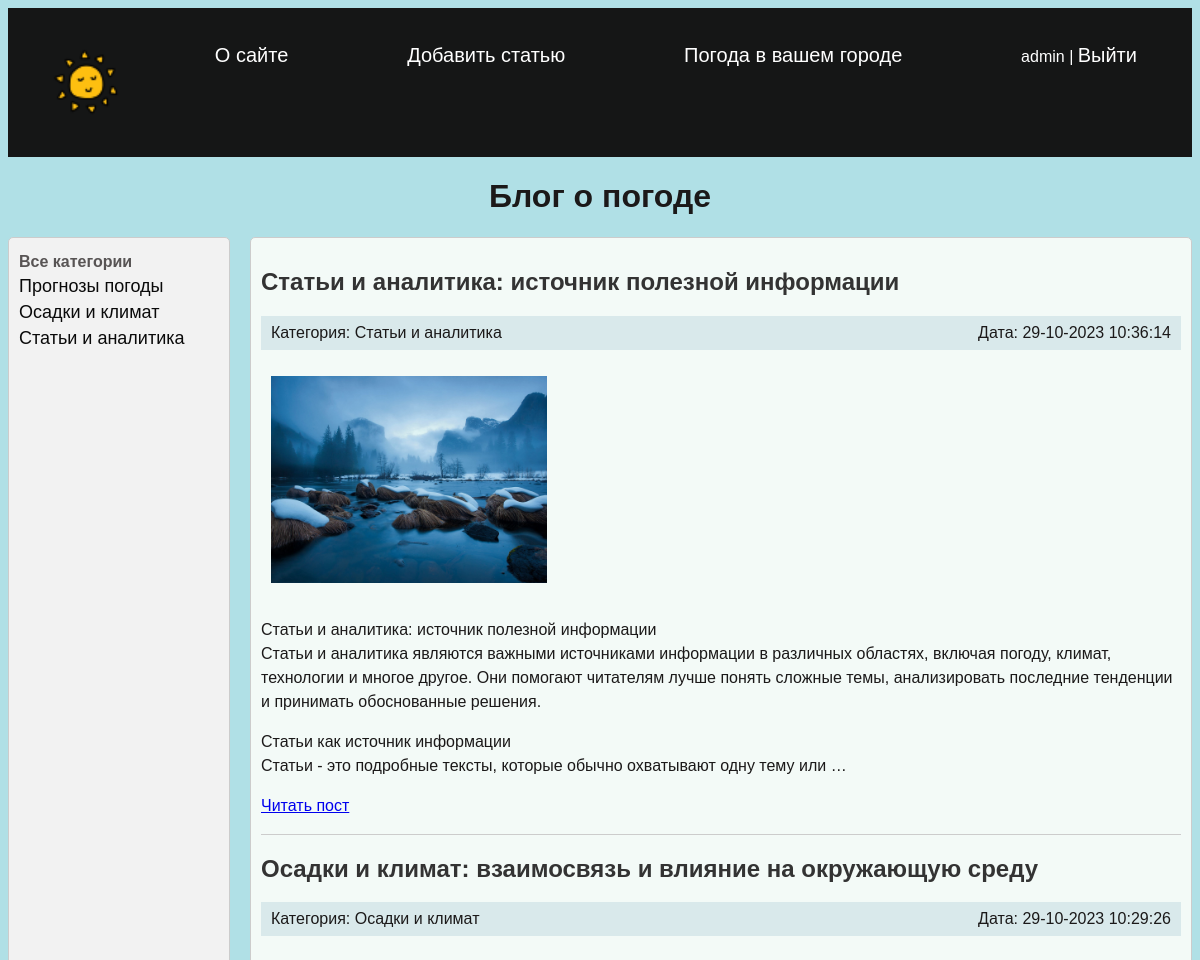
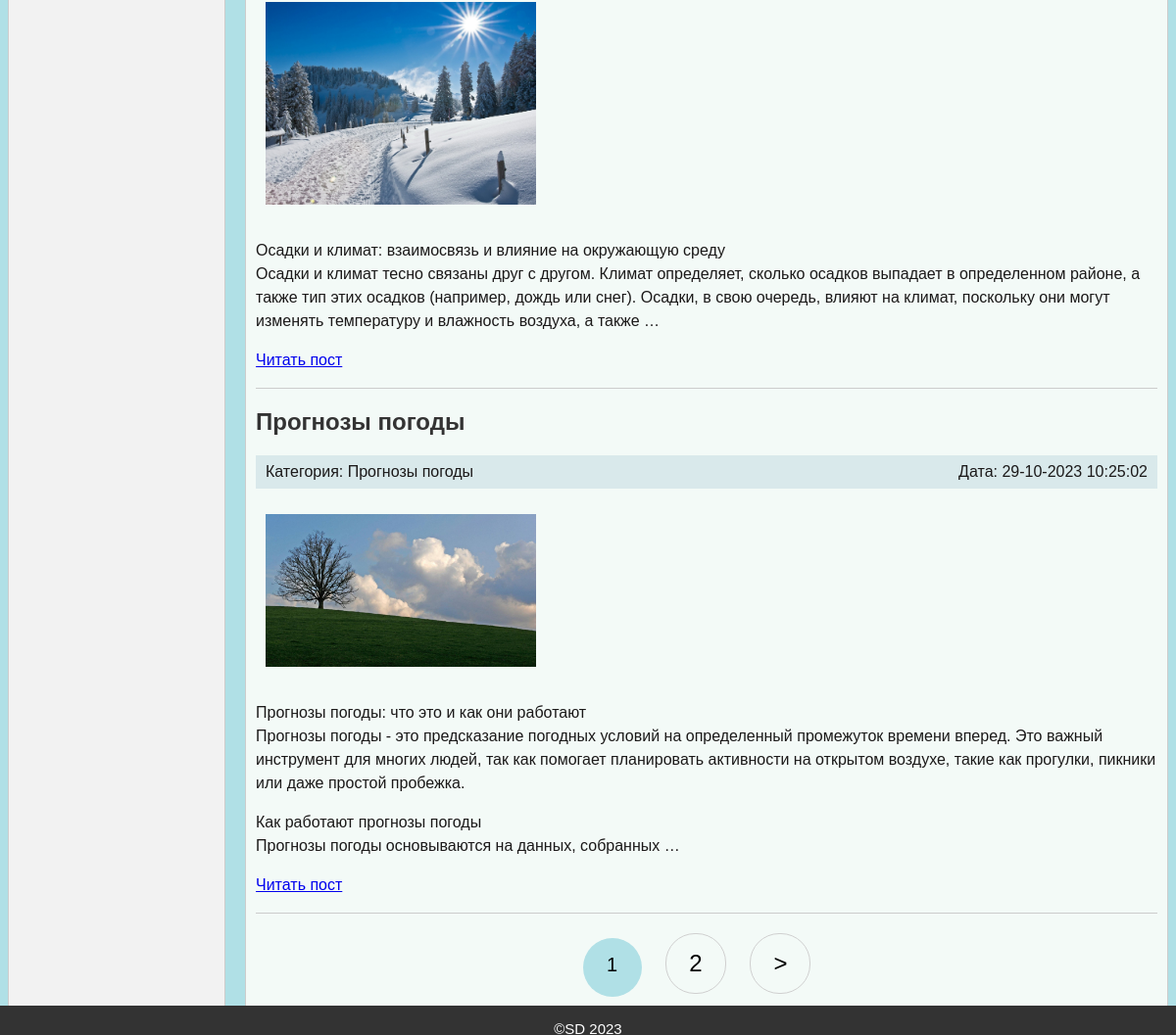
The app's page / (signed in) with its own data (2 pictures, top to bottom).
### blog/models.py (models this page shows, shortened)
class Category(models.Model):
    name = models.CharField(max_length=100, db_index=True)
    slug = models.SlugField(max_length=255, unique=True, db_index=True, verbose_name="URL")
    def __str__(self):
        return self.name
    def get_absolute_url(self):
        return reverse('category', kwargs={'cat_id': self.pk})

class Blog(models.Model):
    title = models.CharField(max_length=255)
    slug = models.SlugField(max_length=255, unique=True, db_index=True, verbose_name="URL")
    content = models.TextField(blank=False)
    photo = models.ImageField(upload_to='blog_images/')
    time_create = models.DateTimeField(auto_now_add=True)
    time_update = models.DateTimeField(auto_now=True)
    is_published = models.BooleanField(default=True)
    cat = models.ForeignKey('Category', on_delete=models.PROTECT, null=True)
    def get_absolute_url(self):
        return reverse('post', kwargs={'post_slug': self.slug})

### blog/views.py (the view)
# urls.py: path('', IndexView.as_view(), name='home'),
class IndexView(DataMixin, ListView):
    model = Blog
    template_name = 'blog/index.html'
    context_object_name = 'posts'
    ordering = ['-time_create']
    def get_queryset(self):
        return Blog.objects.filter(is_published=True).order_by('-time_create')
    def get_context_data(self, **kwargs):
        context = super().get_context_data(**kwargs)
        context['cats'] = Category.objects.all()
        user_menu = get_user_context()['menu']
        user_menu.pop(0)
        context['menu'] = user_menu
        context['title'] = 'Главная страница'
        context['cat_selected'] = 0
        return context

### blog/utils.py (called while the page is built)
def get_user_context():
    return {
        'menu': [
            {'title': "Главная", 'url_name': 'home'},
            {'title': "О сайте", 'url_name': 'about'},
            {'title': "Добавить статью", 'url_name': 'add_page'},
            {'title': "Погода в вашем городе", 'url_name': 'weather'},
        ]
    }

### blog/templates/blog/index.html (shortened to what this page needs)
{% extends 'blog/base.html' %}
{% block content %}
<ul class="list-articles">
    {% for p in posts %}
            <h2>{{p.title}}</h2>
            <div class="article-panel">
                <p class="first">Категория: {{p.cat}}</p>
                <p class="last">Дата: {{p.time_update|date:"d-m-Y H:i:s"}}</p>
            </div>
	        {% if p.photo %}
                <p><img class="img-article-left thumb" src="{{p.photo.url}}"></p>
            {% endif %}
			<li>
            {% autoescape on %}
            {{p.content|linebreaks|truncatewords:50}}
            {% endautoescape %}
            <p class="link-read-post"><a href="{{ p.get_absolute_url }}">Читать пост</a></p>
        </li>
    {% endfor %}
</ul>
{% endblock %}

### blog/templates/blog/base.html (shortened to what this page needs)
{% load static %}
<!DOCTYPE html>
<html>
<head>
    <link rel="stylesheet" href="{% static 'css/style.css' %}">
</head>
<body>
    <div class="header">
        <div class="wrap">
            {% block mainmenu %}
            <div class="header">
                <ul id="mainmenu" class="mainmenu">
                <li class="logo"><a href="{% url 'home' %}"><img src="{% static 'blog/logovaz.png' %}" alt=""><div class="logo"></div></a></li>
    {% for m in menu %}
                <li><a href="{% url m.url_name %}">{{m.title}}</a></li>
    {% endfor %}
                    {% if user.is_authenticated %}
                    <li class="last"> {{user.username}} | <a href="{% url 'logout' %}">Выйти</a></li>
                    {% else %}
                        <li class="last"><a href="{% url 'register' %}">Регистрация </a>| <a href="{% url 'login' %}">Войти</a></li>
                    {% endif %}
                    </ul>
            </div>
    {% endblock mainmenu %}
        </div>
    </div>
    <h1>Блог о погоде</h1>
    <div class="content-wrap">
        <div class="sidebar">
            {% if cat_selected == 0 %}
                <li class="selected">Все категории</li>
            {% else %}
                <li><a href="{% url 'home' %}">Все категории</a></li>
            {% endif %}
            {% for c in cats %}
                {% if c.pk == cat_selected %}
                    <li class="selected">{{c.name}}</li>
                {% else %}
                    <li><a href="{{ c.get_absolute_url }}">{{c.name}}</a></li>
                {% endif %}
            {% endfor %}
        </div>
        <div class="blogs">
            {% block content %}
            {% endblock %}
            {%if page_obj.has_other_pages %}
<nav class="list-pages">
    <ul>
        {% for p in paginator.page_range %}
        {% if page_obj.number == p %}
        <li class="page-num page-num-selected">{{ p }}</li>
        {% elif p >= page_obj.number|add:-2 and p <= page_obj.number|add:2 %}
        <li class="page-num">
            <a href="?page={{ p }}">{{p}}</a>
        </li>
        {% endif %}
        {% endfor %}
        {% if page_obj.has_next %}
        <li class="page-num">
            <a href="?page={{ page_obj.next_page_number }}">&gt;</a>
        </li>
        {% endif %}
    </ul>
</nav>
{% endif %}
        </div>
    </div>
<tr><td valign=top>
	<div class="footer">
		<p>&copy;SD 2023 </p>
	</div>
</td></tr></table>
</body>
</html>

### blog/static/css/style.css (style rules this page uses)
body { font-family: Arial, sans-serif; background-color: powderblue; color: rgb(88, 84, 84); }
.header { background-color: rgb(21, 22, 22); color: #fff; padding: 10px; }
.wrap { max-width: 1200px; margin: 0 auto; padding: 0 20px; }
.mainmenu { list-style: none; padding: 0; display: flex; justify-content: space-between; }
.mainmenu li { display: inline-block; margin-right: 15px; }
.mainmenu li a { font-size: 20px; color: #fff; text-decoration: none; }
h1 { text-align: center; color: rgb(27, 25, 25); }
.content-wrap { display: flex; }
.sidebar { background-color: #f2f2f2; padding: 10px; border: 1px solid #ccc; border-radius: 5px; flex: 0 0 200px; margin-right: 20px; }
.sidebar li { list-style-type: none; margin: 5px 0; }
.sidebar li.selected { font-weight: bold; background-color: #f2f2f2; }
.sidebar a { font-size: 18px; text-decoration: none; color: rgb(10, 10, 10); }
.blogs { flex: 1; background-color: rgb(243, 250, 247); padding: 10px; border: 1px solid #ccc; border-radius: 5px; }
.blogs h2 { color: #333; }
.blogs p { color: rgb(27, 25, 25); line-height: 1.5; }
.img-article-left { width: 30%; margin: 10px; padding-bottom: 2px; }
.footer { background-color: #333; color: #fff; font-size: 15px; text-align: center; padding: 0; position: fixed; left: 0; bottom: 0; height: 30px; width: 100%; box-sizing: border-box; }
.logo img { width: 150%; height: auto; }
div.article-panel { background-color: #d9e9eb; padding: 5px 10px 5px 10px; box-sizing: border-box; overflow: hidden; color: #555; }
div.article-panel p.first { margin: 0; float: left; }
div.article-panel p.last { margin: 0; float: right; }
ul.list-articles { list-style: none; margin: 0; padding: 0; }
ul.list-articles li { border-bottom: 1px solid rgb(204, 204, 204); }
.list-pages { text-align: center; margin: 0 0 20px 0; }
.list-pages ul { margin: 20px 0 0 0; padding: 0; list-style: none; }
.list-pages ul li { display: inline-block; margin: 0 20px 0 0; }
.list-pages a { color: #000; font-size: 24px; text-decoration: none; }
.list-pages .page-num, .page-num-selected { display: inline-block; width: 60px; height: 44px; padding: 16px 0 0 0; border: 1px solid #d0d0d0; border-radius: 30px; }
.list-pages .page-num-selected { border: none; color: #000; font-size: 20px; }
.page-num-selected { background-color: powderblue; color: white; }

### records on screen
Category: name "Прогнозы погоды"
Category: name "Осадки и климат"
Category: name "Статьи и аналитика"
Blog: title "Статьи и аналитика: источник полезной информации", cat "Статьи и аналитика", time_update "29-10-2023 10:36:14", photo (picture), content "Статьи и аналитика: источник полезной информации Статьи и аналитика являются важными источниками информации в различных областях, включая погоду, климат, технологии и многое другое. Они помогают читателям лучше понять сложные темы, анализировать последние тенденции и принимать обоснованные решения. Статьи как источник информации Статьи - это подробные тексты, которые обычно охватывают одну тему или …"
Blog: title "Осадки и климат: взаимосвязь и влияние на окружающую среду", cat "Осадки и климат", time_update "29-10-2023 10:29:26", photo (picture), content "Осадки и климат: взаимосвязь и влияние на окружающую среду Осадки и климат тесно связаны друг с другом. Климат определяет, сколько осадков выпадает в определенном районе, а также тип этих осадков (например, дождь или снег). Осадки, в свою очередь, влияют на климат, поскольку они могут изменять температуру и влажность воздуха, а также …"
Blog: title "Прогнозы погоды", cat "Прогнозы погоды", time_update "29-10-2023 10:25:02", photo (picture), content "Прогнозы погоды: что это и как они работают Прогнозы погоды - это предсказание погодных условий на определенный промежуток времени вперед. Это важный инструмент для многих людей, так как помогает планировать активности на открытом воздухе, такие как прогулки, пикники или даже простой пробежка. Как работают прогнозы погоды Прогнозы погоды основываются на данных, собранных …"

### other values on screen
{{ m.title }} "О сайте" "Добавить статью" "Погода в вашем городе"
{{ user.username }} "admin"
{{ p }} "1"
{{ p }} "2"
